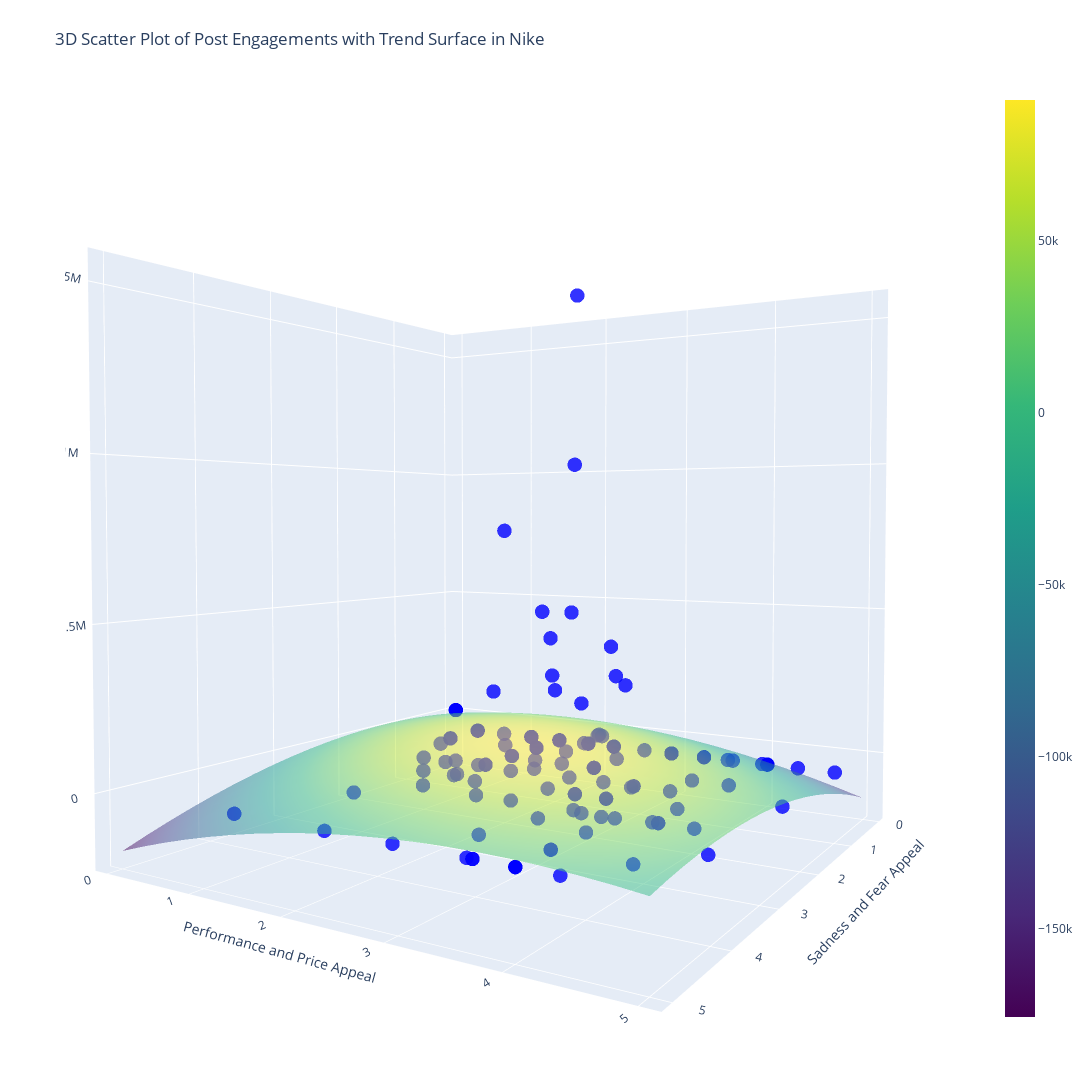

Source (notebook cell):
### Code cell
import pandas as pd
import numpy as np
import plotly.graph_objects as go
from sklearn.preprocessing import PolynomialFeatures
from sklearn.linear_model import LinearRegression

# アップロードされたファイルパス
file_path = 'Nike Data Book.xlsx'  # 実際のファイルパスに置き換えてください

# エクセルファイルを読み込む
df = pd.read_excel(file_path)

# 必要な列を数値型に変換し、NaN値を0で置き換え
features_to_convert = ['Sadness Appeal', 'Fear Appeal', 'Performance Appeal', 'Price Appeal', 'Amount of Like']
for feature in features_to_convert:
    df[feature] = pd.to_numeric(df[feature], errors='coerce')
df.fillna(0, inplace=True)

# X軸とY軸の計算
df["X_axis"] = 0.525 * df['Sadness Appeal'] + 0.475 * df['Fear Appeal']
df["Y_axis"] = 0.35 * df['Performance Appeal'] + 0.65 * df['Price Appeal']

# Z軸（エンゲージメント数）をDataFrameから取得
Z_axis = df['Amount of Like']

# トレンド曲面のフィットに多項式回帰を使用
poly = PolynomialFeatures(degree=2)
X_poly = poly.fit_transform(df[['X_axis', 'Y_axis']])
model = LinearRegression().fit(X_poly, Z_axis)

# 曲面を描画するためのグリッドを作成
X_surf, Y_surf = np.meshgrid(np.linspace(df['X_axis'].min(), df['X_axis'].max(), 20), 
                             np.linspace(df['Y_axis'].min(), df['Y_axis'].max(), 20))
Z_surf = model.predict(poly.transform(np.c_[X_surf.ravel(), Y_surf.ravel()])).reshape(X_surf.shape)

# 3D散布図とトレンド曲面をPlotlyでプロット
fig = go.Figure()

# 散布図のプロット
fig.add_trace(go.Scatter3d(x=df['X_axis'], y=df['Y_axis'], z=Z_axis, mode='markers', 
                           marker=dict(size=5, color='blue', opacity=0.8)))

# トレンド曲面のプロット
fig.add_trace(go.Surface(x=X_surf, y=Y_surf, z=Z_surf, colorscale='Viridis', opacity=0.5))

# レイアウトの設定
fig.update_layout(title='3D Scatter Plot of Post Engagements with Trend Surface in Nike',
                  scene=dict(
                      xaxis_title='Sadness and Fear Appeal',
                      yaxis_title='Performance and Price Appeal',
                      zaxis_title='Amount of Like'
                  ),
                  autosize=False,
                  width=1200, height=12
                  00,
                  margin=dict(l=65, r=50, b=65, t=90))

# プロットの表示
fig.show()

### Figure 1 — Plotly figure (JSON) as saved in the notebook; plotly's stock layout.template omitted (floating-point values rounded to 4 significant figures; data arrays with more than 128 entries replaced by an {"elided": "..."} marker saying what was removed)
{"data": [{"marker": {"color": "blue", "opacity": 0.8, "size": 5}, "mode": "markers", "type": "scatter3d", "x": {"elided": "178 float values"}, "y": {"elided": "178 float values"}, "z": {"elided": "178 int values"}}, {"colorscale": [[0, "#440154"], [0.1111, "#482878"], [0.2222, "#3e4989"], [0.3333, "#31688e"], [0.4444, "#26828e"], [0.5556, "#1f9e89"], [0.6667, "#35b779"], [0.7778, "#6ece58"], [0.8889, "#b5de2b"], [1, "#fde725"]], "opacity": 0.5, "type": "surface", "x": {"elided": "20x20 float values"}, "y": {"elided": "20x20 float values"}, "z": {"elided": "20x20 float values"}}], "layout": {"autosize": false, "height": 1200, "margin": {"b": 65, "l": 65, "r": 50, "t": 90}, "scene": {"aspectmode": "auto", "aspectratio": {"x": 1, "y": 1, "z": 1}, "camera": {"center": {"x": 0, "y": 0, "z": 0}, "eye": {"x": 1.678, "y": 1.039, "z": 0.06548}, "projection": {"type": "perspective"}, "up": {"x": 0, "y": 0, "z": 1}}, "xaxis": {"title": {"text": "Sadness and Fear Appeal"}, "type": "linear"}, "yaxis": {"title": {"text": "Performance and Price Appeal"}, "type": "linear"}, "zaxis": {"title": {"text": "Amount of Like"}, "type": "linear"}}, "title": {"text": "3D Scatter Plot of Post Engagements with Trend Surface in Nike"}, "width": 1200}}
